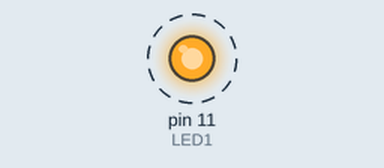
The program below on a simulated Raspberry Pi (header pin numbers). Shown: output pins drawn as LEDs (lit = HIGH). Dashed ring = blinking. What the program prints to the terminal is not drawn.

Above: at 0.15 s.
Timing chart, 0 to 3.0 s (numbered marks = the images above):
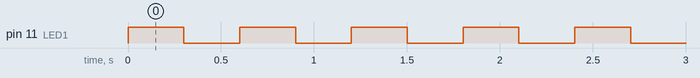

The program:

led.py
```python
import RPi.GPIO as GPIO
import time
import sys

GPIO.setwarnings(False)
GPIO.setmode(GPIO.BOARD)

LED1    = 11

GPIO.setup(LED1,GPIO.OUT)

try:
	while True:
		print "LED turned ON"
		GPIO.output(LED1,GPIO.HIGH)
		time.sleep(0.3)
		print "LED turned OFF"
		GPIO.output(LED1,GPIO.LOW)
		time.sleep(0.3)

except KeyboardInterrupt:
	GPIO.cleanup()

except:
	print "Something went wrong!", sys.exc_info()[0]
	GPIO.cleanup()
```

Measured:
- by itself, pin 11 (LED1): alternates HIGH for 0.30 s and LOW for 0.30 s
